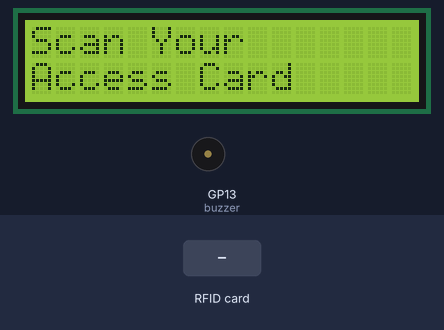
A program run on a simulated Raspberry Pi Pico running CircuitPython. Parts: 16×2 character LCD, buzzer (waves = sounding). The test bench sets the inputs (shaded band). No MQTT or app messages arrive unless stated; the RFID card's data blocks start empty; values from a settings file that is not in the repository are placeholders; what the program prints to the serial console is not drawn.

Above: at 3.0 s.
3.1 s: RFID card 5E 7A 19 C4 held to the reader
4.6 s: RFID card 5E 7A 19 C4 held to the reader
At 5.4 s:
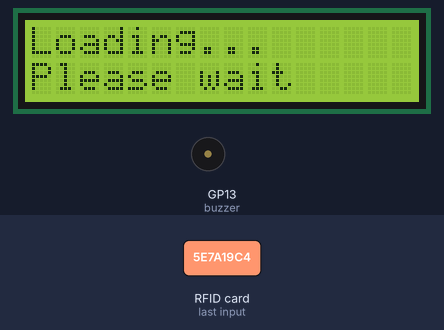
Timing chart, 0 to 7.6 s (numbered marks = the images above; inputs shaded):
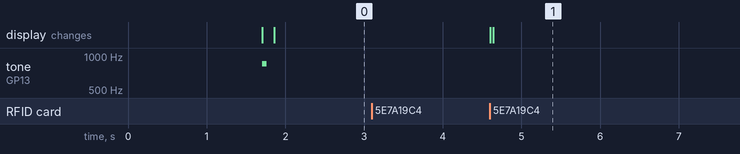

Measured:
- after the input at 3.1 s, every drawn part: stays the same
- after the input at 4.6 s, the display: first changes at once (image 1 shows a later state)

The program:

Scanner-Final-without-startmenu.py
```python
import board, time, json
import busio, pwmio, digitalio
import os, ssl, socketpool, wifi
import adafruit_minimqtt.adafruit_minimqtt as MQTT
import adafruit_character_lcd.character_lcd as characterlcd
from digitalio import DigitalInOut
from adafruit_pn532.i2c import PN532_I2C
from adafruit_pn532.adafruit_pn532 import MIFARE_CMD_AUTH_A, MIFARE_CMD_AUTH_B

# -------------
# Functions
# -------------
# NFC functions
def InitiateNFC(i2c_sda: Pin, i2c_scl: Pin):
    print("Initiating pn532...")
    i2c = busio.I2C(scl=i2c_scl, sda=i2c_sda)
    pn532 = PN532_I2C(i2c, debug=False)
    ic, ver, rev, support = pn532.firmware_version
    print(f"Found pn532 with firmware version: {ver}.{rev}")
    pn532.SAM_configuration()

    return pn532


def GetCardUID(scanner: PN532_I2C):
    print("Waiting for card...")
    while True:
        uid = scanner.read_passive_target(timeout=0.5)
        if uid is not None:
            break
    print(f"\nFound card with UID: {[i for i in uid]}")

    return uid


def AuthBlock(scanner: PN532_I2C, block: int, key: bytearray, b: bool = False):
    uid = GetCardUID(scanner=scanner)
    print(f"Authenticating block {block} ...")
    authenticated = scanner.mifare_classic_authenticate_block(uid, block, MIFARE_CMD_AUTH_B if b else MIFARE_CMD_AUTH_A, key)
    if authenticated:
        print("Authentication SUCCESFUL! \n")
    else:
        print("Authentication FAILED!")

    return authenticated


def ReadBlock(scanner: PN532_I2C, block: int, key_a: bytearray):
    authenticated = AuthBlock(scanner=scanner, block=block, key=key_a)
    if authenticated:
        print(f"Reading block {block}...")
        try:
            value = [hex(x)[2:] for x in scanner.mifare_classic_read_block(block)]
            return value
        except:
            print("ERROR: Something went wrong while reading.")
            return False


def WriteBlock(scanner: PN532_I2C, block: int, key_b: bytearray, data: bytearray):
    authenticated = AuthBlock(scanner=scanner, block=block, key=key_b, b=True)
    if authenticated:
        print(f"Writing data to block {block}...")
        try:
            scanner.mifare_classic_write_block(block, data)
            print(f"Wrote to block {block}")
            return True
        except:
            print("ERROR: Something went wrong while writing the data.")
            return False


def CreateNewTrailer(scanner: PN532_I2C, sector: int,  key_b: bytearray, new_key_a: bytearray, new_key_b: bytearray, access_bits: bytearray):
    trailer = new_key_a + access_bits + new_key_b
    block = 4*sector - 1
    authenticated = AuthBlock(scanner=scanner, block=block,  key=key_b, b=True)
    if authenticated:
        print(f"Writing new trailer for sector {sector}...")
        if WriteBlock(scanner=scanner, block=block, key_b=key_b, data=trailer):
            print("Key A\t Access Bits\t Key B")
            print(f"{new_key_a}\t {access_bits}\t {new_key_b}")

# Converters
def StringToByteArray(input_str: str, max_len: int):
    if len(input_str) > max_len:
        print(f"ERROR: Length is longer than the max ({max_len})! \n")
        return
    data = [ord(char) for char in input_str]
    for i in range(max_len - len(data)):
        data.append(0)
    data_bytes = bytearray(data)

    return data_bytes


def BitsToByteArray(length: int):
    bits = []
    for i in range(length):
        bit = None
        while not bit:
            user_bit = input(f"Enter bit {i+1}: ")
            try:
                if 0 <= int(user_bit) <= 255:
                    bit = int(user_bit)
                else:
                    raise Exception()
            except:
                print("ERROR: Please enter an integer between 0-255.")
        bits.append(bit)
    bytes = bytearray(bits)

    return bytes

# Buzzer Sounds
def toneSuccess():
    buzzer.duty_cycle=2**15
    buzzer.frequency = 850
    time.sleep(0.06)
    buzzer.duty_cycle=0
    time.sleep(0.06)

def toneFail():
    buzzer.duty_cycle=2**15
    buzzer.frequency = 300
    time.sleep(0.3)
    buzzer.duty_cycle=0

# Other
def getCardPass(scanner, uid, pass_block):
    key_a = os.getenv("CARD_KEY_A")
    data = ReadBlock(scanner=scanner, block=pass_block, key_a=key_a)
    if data:
        card_pass = bytearray.fromhex(''.join(data)+'0').decode() if len(''.join(data))%2 else bytearray.fromhex(''.join(data)).decode()
        print(f"[DEBUG] Card Pass: {card_pass}")
        return card_pass

# ---------------
# Network + MQTT
# ---------------

# MQTT Functions
waiting_for_action = False
def wait_for_action():
    global waiting_for_action
    waiting_for_action = True
    print("[DEBUG] Waiting for MQTT action...")

    while waiting_for_action:
        mqtt_client.loop()

def subscribe_to(topics: []):
    for topic in topics:
        topic = aio_user + "/feeds/scanner." + topic
        mqtt_client.subscribe(topic, 1)

def connect(mqtt_client, userdata, flags, rc):
    print("[MQTT] Connected to MQTT Broker!")
    print(f"[MQTT] Flags: {flags} ; RC: {rc}")

def disconnect(mqtt_client, userdata, rc):
    print("[MQTT] Disconnected from MQTT Broker!")

def subscribe(mqtt_client, userdata, topic, granted_qos):
    print(f"[MQTT] Subscribed to {topic} with QOS level {granted_qos}")

def unsubscribe(mqtt_client, userdata, topic, pid):
    print(f"[MQTT] Unsubscribed from {topic} with PID {pid}")

def publish(mqtt_client, userdata, topic, pid):
    print(f"[MQTT] Published to {topic} with PID {pid}")

def message(client, topic, message):
    global waiting_for_action
    print(f"[MQTT] New message on topic {topic}: {message}")

    if topic == aio_user + "/feeds/scanner.action" and waiting_for_action:
        data = json.loads(message)  # {"user":1, "action":1, "door_ip":"192.168.0.11"}
        action_id = data["action"]
        action = ["failed", "successful", "checkout"][action_id]

        if action == "failed":  # not allowed
            print("[DEBUG] Access not allowed")
            toneFail()
            lcd.clear()
            lcd.message = "ERROR\nNo access!"

        elif action == "successful":  # allowed => open door
            print("[DEBUG] Access allowed => opening door")
            toneSuccess()
            lcd.clear()
            lcd.message = "Opening Door...\nPlease wait"

        elif action == "checkout":  # check out
            print("[DEBUG] User checked out")
            toneSuccess()
            lcd.clear()
            lcd.message = "Checking out...\nPlease wait"

        else:  # invalid action
            print("[DEBUG] Invalid action")
            toneFail()
            lcd.clear()
            lcd.message = "ERROR\nTry again"

        waiting_for_action = False

# Connect to WiFi
print(f"[WIFI] Connecting to WiFi ({os.getenv('WIFI_SSID')})")
wifi.radio.connect(os.getenv("WIFI_SSID"), os.getenv("WIFI_PASS"))
print("[WIFI] Connected!")

# Create socketpool
pool = socketpool.SocketPool(wifi.radio)

# Get adafruit.io credentials
aio_user = os.getenv("AIO_USER")
aio_key = os.getenv("AIO_KEY")
aio_broker = os.getenv("BROKER")
aio_port = os.getenv("PORT")

# Set up MQTT Client
mqtt_client = MQTT.MQTT(
    broker=aio_broker,
    username=aio_user,
    password=aio_key,
    socket_pool=pool,
    ssl_context=ssl.create_default_context(),
)

# Connect callback handlers to mqtt_client
mqtt_client.on_connect = connect
mqtt_client.on_disconnect = disconnect
mqtt_client.on_subscribe = subscribe
mqtt_client.on_unsubscribe = unsubscribe
mqtt_client.on_publish = publish
mqtt_client.on_message = message

# Create MQTT Connection
print(f"[MQTT] Attempting to connect to {mqtt_client.broker}")
mqtt_client.connect()

# Setup topics to subscribe to here
topics = ["action"]
subscribe_to(topics)

# -------------
# Pin Setup
# -------------
# NFC Setup
nfc_sda = board.GP14
nfc_scl = board.GP15
nfc = InitiateNFC(i2c_sda=nfc_sda, i2c_scl=nfc_scl)

# LCD Setup
# PIN Setup
lcd_rs = digitalio.DigitalInOut(board.GP0)
lcd_en = digitalio.DigitalInOut(board.GP1)
lcd_d4 = digitalio.DigitalInOut(board.GP2)
lcd_d5 = digitalio.DigitalInOut(board.GP3)
lcd_d6 = digitalio.DigitalInOut(board.GP4)
lcd_d7 = digitalio.DigitalInOut(board.GP5)
lcd_backlight = digitalio.DigitalInOut(board.GP6)
# Contrast Setup
contrast = pwmio.PWMOut(board.GP7, frequency=5000, duty_cycle=0)
contrast_percentage = 60
contrast.duty_cycle = int(65535 * (1 - contrast_percentage/100))
# Display size
lcd_columns = 16
lcd_rows = 2
# Initialize lcd
lcd = characterlcd.Character_LCD_Mono(lcd_rs, lcd_en, lcd_d4, lcd_d5, lcd_d6, lcd_d7, lcd_columns, lcd_rows, lcd_backlight)

# Button Setup
button_up = DigitalInOut(board.GP10)
button_down = DigitalInOut(board.GP11)
button_confirm = DigitalInOut(board.GP12)

button_up.switch_to_input(pull=digitalio.Pull.DOWN)
button_down.switch_to_input(pull=digitalio.Pull.DOWN)
button_confirm.switch_to_input(pull=digitalio.Pull.DOWN)

# Buzzer Setup
buzzer = pwmio.PWMOut(board.GP13, variable_frequency=True)


# -------------
# Program
# -------------
toneSuccess()

check_card_feed = aio_user + "/feeds/scanner.checkcard"
ip = str(wifi.radio.ipv4_address)
key_a = StringToByteArray(os.getenv("CARD_KEY_A"), max_len=6)
pass_block=os.getenv("CARD_PASS_BLOCK")

lcd.backlight = True
runnning = True

while runnning:
    lcd.clear()
    lcd.message = "Scan Your\nAccess Card"

    uid = GetCardUID(scanner=nfc)
    card_uid = f"{[i for i in uid]}".replace(" ", "").replace(",", ".")
    data = ReadBlock(scanner=nfc, block=pass_block, key_a=key_a)

    if data:
        card_pass = f"{bytearray.fromhex(''.join(data)+'0').decode() if len(''.join(data))%2 else bytearray.fromhex(''.join(data)).decode()}".replace("\x00","")
        mqtt_client.publish(check_card_feed, str({"uid":card_uid, "pass":card_pass, "ip":ip}).replace("'", '"'))

        lcd.clear()
        lcd.message = "Loading...\nPlease wait"
        wait_for_action()
        time.sleep(2)
    else:
        print("[ERROR] No Pass Found!")
        lcd.clear()
        lcd.message = f"No UniquePass\non block {pass_block}"
        time.sleep(2)
```
